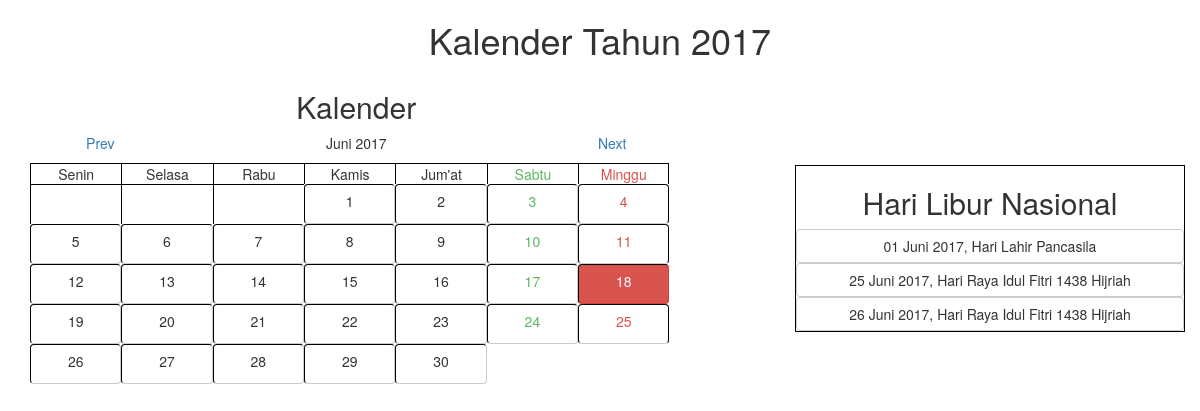
Screenshot of /index.php?month=6&year=2017 with the database file from the repository.
### tables this page shows
CREATE TABLE `hari_libur` (
  `id` int(11) NOT NULL,
  `tanggal` varchar(10) NOT NULL,
  `bulan` varchar(25) NOT NULL,
  `tahun` varchar(10) NOT NULL,
  `hari_libur` varchar(255) NOT NULL
);

### index.php (the view, shortened to what this page needs)
<?php
require "core/init.php";
$monthNames = Array("Januari", "Februari", "Maret", "April", "Mei", "Juni", "Juli",
"Agustus", "September", "Oktober", "November", "Desember");
$cMonth = $_REQUEST["month"];
$cYear = $_REQUEST["year"];
$prev_year = $cYear;
$next_year = $cYear;
$prev_month = $cMonth-1;
$next_month = $cMonth+1;
	$timestamp = mktime(0,0,0,$cMonth,1,$cYear);
	$maxday = date("t",$timestamp);
	$thismonth = getdate ($timestamp);
	$today = date('j');
	$startday = $thismonth['wday'];
?>
<!DOCTYPE html>
<html lang="en">
  <head>
    <link href="assets/bootstrap/css/bootstrap.min.css" rel="stylesheet">
    <link href="assets/style/style.css" rel="stylesheet">
  </head>
  <body>
    <div class="container">
      <div class="row">
        <div class="col-md-12">
          <h1>Kalender Tahun <?= $cYear; ?></h1>
        </div>
      </div>
      <div class="row">
        <main class="col-md-7 calender">
          <div class="col-md-12">
            <h2>Kalender</h1>
          </div>
          <div class="row header">
            <div class="col-md-12">
              <div class="row">
                <div class="col-xs-3 col-md-3">
                  <a href="<?php echo $_SERVER["PHP_SELF"] . "?month=". $prev_month . "&year=" . $prev_year; ?>"> Prev </a>
                </div>
                <div class="col-xs-6 col-md-6">
                  <p> <?php echo $monthNames[$cMonth-1].' '.$cYear; ?> </p>
                </div>
                <div class="col-xs-3 col-md-3">
                  <a href="<?php echo $_SERVER["PHP_SELF"] . "?month=". $next_month . "&year=" . $next_year; ?>"> Next </a>
                </div>
              </div>
            </div>
          </div>
          <div class="row">
            <div class="col-md-12">
              <div class="day-of-week">
                Senin
              </div>
              <div class="day-of-week">
                Selasa
              </div>
              <div class="day-of-week">
                Rabu
              </div>
              <div class="day-of-week">
                Kamis
              </div>
              <div class="day-of-week">
                Jum'at
              </div>
              <div class="day-of-week sat">
                Sabtu
              </div>
              <div class="day-of-week sun">
                Minggu
              </div>
            </div>
          </div>
          <div class="row">
            <div class="col-md-12">
              <?php
								for ($i=1; $i<($maxday+$startday); $i++) {
										if($i < $startday) echo "<div class='day-of-week date'> </div>";
										else {
										if($i - $startday + 1 == $today && $i % 7 == 0 || $i - $startday + 1 == date(e)) echo "<a class='day-of-week btn date btn-danger'>". ($i - $startday + 1) . "</a>";
										else if($i - $startday + 1 == $today) echo "<a class='day-of-week btn date btn-info'>". ($i - $startday + 1) . "</a>";
										else if($i % 7 == 6) echo "<a class='day-of-week date btn btn-default sat'>". ($i - $startday + 1) . "</a>";
										else if($i % 7 == 0) echo "<a class='day-of-week btn date btn-default sun'>". ($i - $startday + 1) . "</a>";
										 else echo "<a class='day-of-week date btn btn-default'>". ($i - $startday + 1) . "</a>";
										}
								}
							?>
            </div>
          </div>
        </main>
        <aside class="col-md-offset-1 col-md-4 list-off-day">
          <h2>Hari Libur Nasional</h1>
					<?php
						if($cYear == 2017){
							$query = "SELECT * FROM hari_libur WHERE bulan = $cMonth";
							$data  = $conn->query($query);
							if($data->num_rows > 0){
								while($row = $data->fetch_assoc()){
									$date 	 = $row['tanggal'];
									$year 	 = $row['tahun'];
									$off_day = $row['hari_libur'];
					?>
					<div class="row">
							<a class="col-md-12 btn btn-default list-btn" onclick="date(<?=$date; ?>);">
								<?= $date . ' ' . $monthNames[$cMonth-1] . ' ' . $year . ', ' . $off_day; ?>
							</a>
					</div>
							<?php
										}
							}else{
								echo "Tidak ada hari libur";
							}
						}else{
							echo "No data for this year". ' ' . '@'.$cYear;
						}
						?>
        </aside>
      </div>
    </div>
  </body>
</html>

### assets/style/style.css (style rules this page uses)
body { text-align: center; }
.calender { background: #fff; }
.day-of-week { float: left; width: 14%; border-left: 1px solid #000; border-top: 1px solid #000; }
.date { height: 40px; border-top: 1px solid #000; }
.sat { color: #5cb85c; }
.sun { color: #d9534f; border-right: 1px solid #000; }
.list-off-day { margin-top: 95px; border: 1px solid #000; }

### rows the page displays
hari_libur: tanggal "01", tahun "2017", hari_libur "Hari Lahir Pancasila"
hari_libur: tanggal "25", tahun "2017", hari_libur "Hari Raya Idul Fitri 1438 Hijriah"
hari_libur: tanggal "26", tahun "2017", hari_libur "Hari Raya Idul Fitri 1438 Hijriah"

### other values shown
$cYear "2017"
$monthNames[$cMonth-1] "Juni"
$i - $startday + 1 "1"
$i - $startday + 1 "2"
$i - $startday + 1 "3"
$i - $startday + 1 "4"
$i - $startday + 1 "5"
$i - $startday + 1 "6"
$i - $startday + 1 "7"
$i - $startday + 1 "8"
$i - $startday + 1 "9"
$i - $startday + 1 "10"
$i - $startday + 1 "11"
$i - $startday + 1 "12"
$i - $startday + 1 "13"
